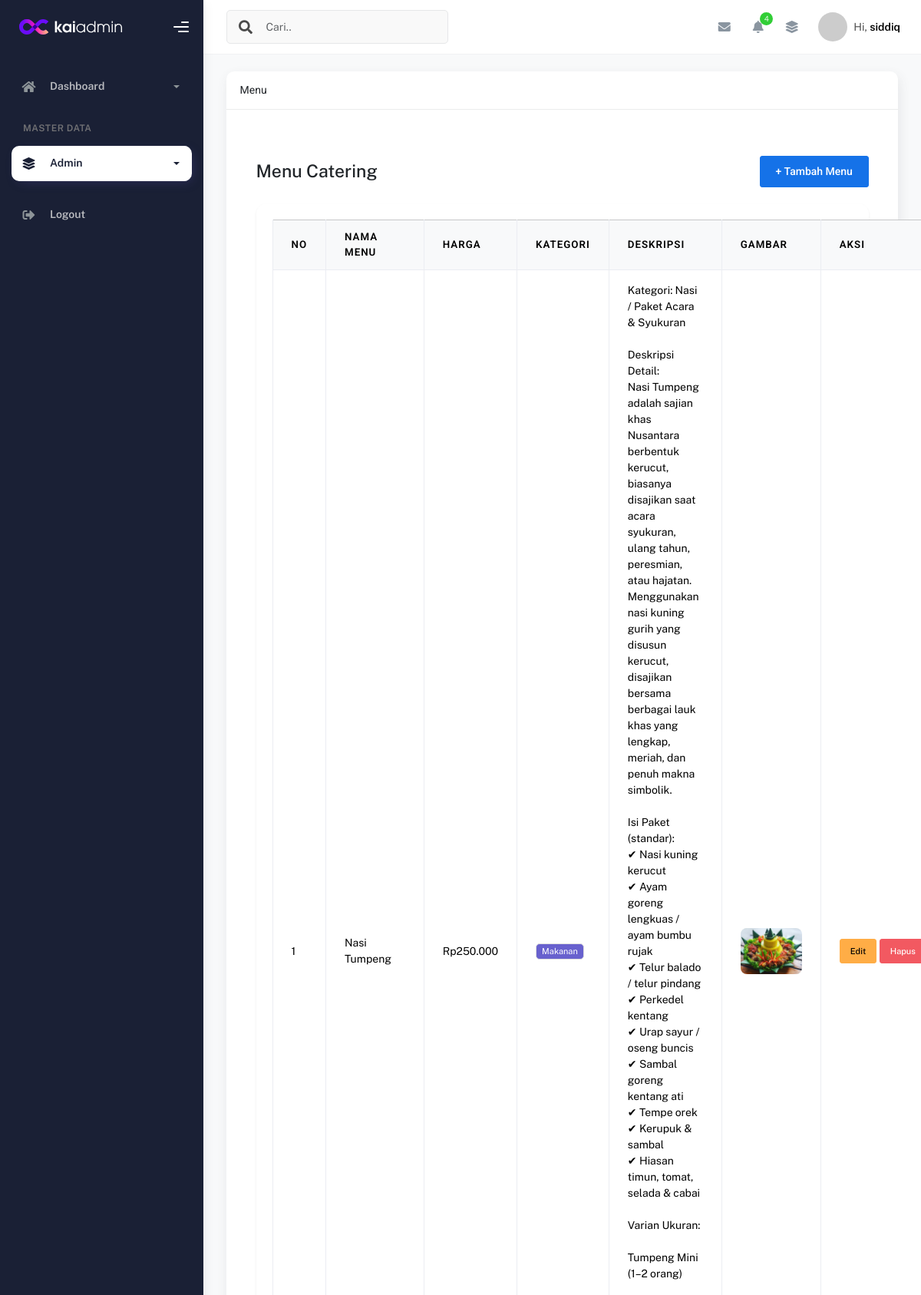
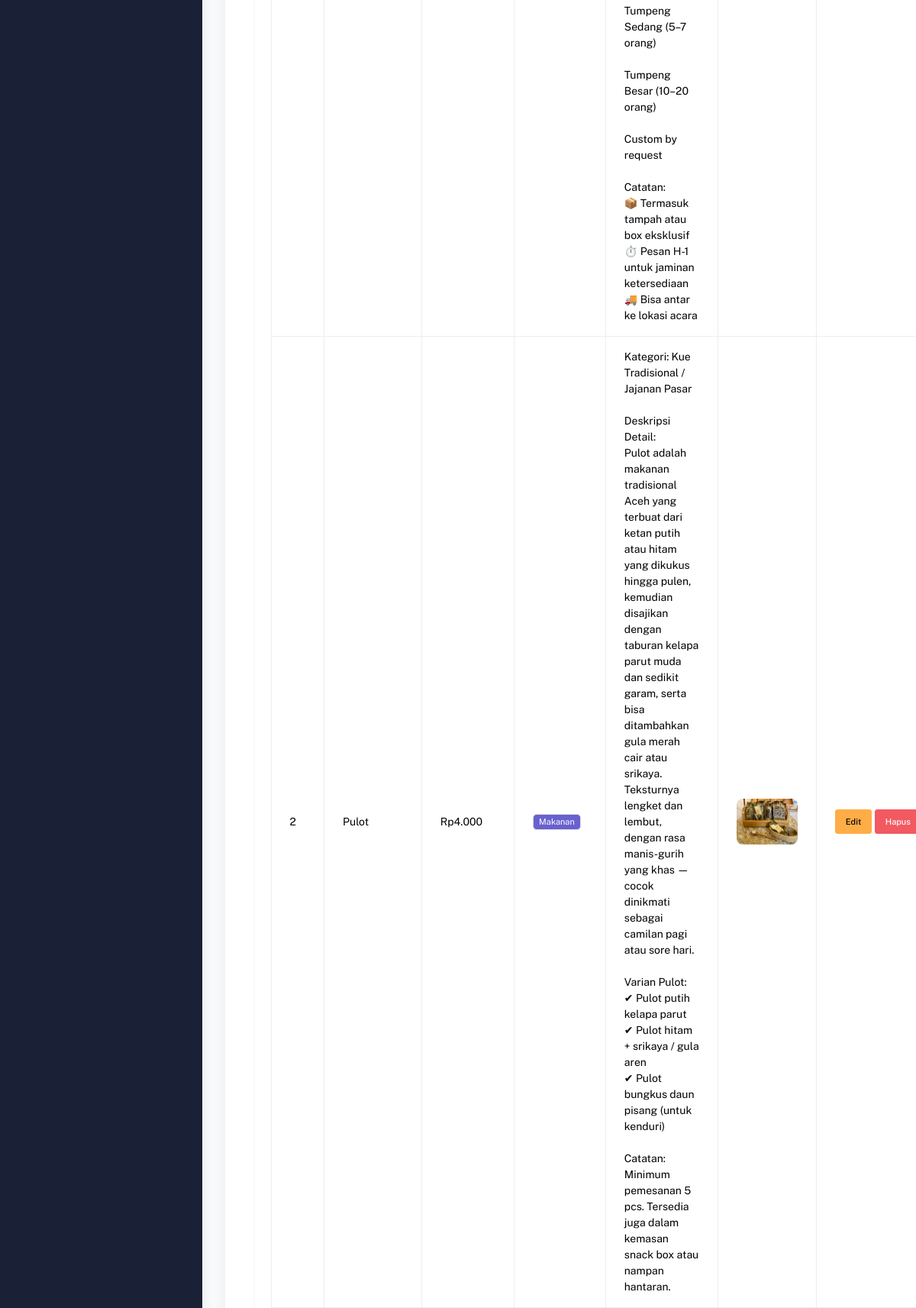
The app's page /menu.php?page=menu (signed in, upper part) with its own data (2 pictures, top to bottom).
### tables this page shows
CREATE TABLE `user` (
  `id` int(11) NOT NULL,
  `id_level` int(11) NOT NULL,
  `username` varchar(50) NOT NULL,
  `email` varchar(50) NOT NULL,
  `password` varchar(50) NOT NULL,
  `profile_picture` varchar(50) NOT NULL,
  `created_at` timestamp NOT NULL DEFAULT current_timestamp(),
  `updated_at` timestamp NOT NULL DEFAULT current_timestamp() ON UPDATE current_timestamp(),
  `deleted_at` tinyint(1) NOT NULL DEFAULT 0
);

CREATE TABLE `menu` (
  `id` int(11) NOT NULL,
  `nama` varchar(50) NOT NULL,
  `harga` int(50) NOT NULL,
  `deskripsi` text NOT NULL,
  `gambar` varchar(500) NOT NULL,
  `kategori` enum('Makanan','Minuman','','') NOT NULL,
  `created_at` timestamp NOT NULL DEFAULT current_timestamp(),
  `updated_at` timestamp NULL DEFAULT NULL ON UPDATE current_timestamp()
);

### admin/content/menu.php (the view, shortened to what this page needs)
<?php include 'admin/controller/koneksi.php'; ?>
<body class="bg-light">
<div class="container py-5">
  <div class="d-flex justify-content-between align-items-center mb-4">
    <h3 class="mb-0">Menu Catering</h3>
    <a href="?page=add-menu" class="btn btn-primary">+ Tambah Menu</a>
  </div>
  <div class="card shadow-sm border-0 rounded-4">
    <div class="card-body p-4">
      <table class="table table-bordered table-hover align-middle">
        <thead class="table-light">
          <tr>
            <th>No</th>
            <th>Nama Menu</th>
            <th>Harga</th>
            <th>Kategori</th>
            <th>Deskripsi</th>
            <th>Gambar</th>
            <th>Aksi</th>
          </tr>
        </thead>
        <tbody>
          <?php
          $result = mysqli_query($config, "SELECT * FROM menu ORDER BY id DESC");
          $menuList = mysqli_fetch_all($result, MYSQLI_ASSOC);
          foreach ($menuList as $i => $data):
          ?>
            <tr>
              <td><?= $i + 1 ?></td>
              <td><?= htmlspecialchars($data['nama']) ?></td>
              <td>Rp<?= number_format($data['harga'], 0, ',', '.') ?></td>
              <td><span class="badge bg-secondary"><?= $data['kategori'] ?></span></td>
              <td><?= nl2br(htmlspecialchars($data['deskripsi'])) ?></td>
              <td>
                <?php if (!empty($data['gambar'])) : ?>
                  <img src="admin/content/uploads/<?= $data['gambar'] ?>" class="thumb" alt="<?= $data['nama'] ?>">
                <?php else : ?>
                  <span class="text-muted">-</span>
                <?php endif; ?>
              </td>
              <td class="text-nowrap">
                <a href="?page=add-menu&edit=<?= $data['id'] ?>" class="btn btn-sm btn-warning">Edit</a>
                <a href="?page=add-menu&hapus=<?= $data['id'] ?>" onclick="return confirm('Hapus menu ini?')" class="btn btn-sm btn-danger">Hapus</a>
              </td>
            </tr>
          <?php endforeach; ?>
        </tbody>
      </table>
    </div>
  </div>
</div>
</body>
</html>

### admin/include/header.php (shortened to what this page needs)
 <?php
$idNav = $_SESSION['id'];
$queryNav = mysqli_query($config, "SELECT user.*, level.level_name FROM user LEFT JOIN level ON user.id_level = level.id WHERE user.id = '$idNav'");
$rowNav  = mysqli_fetch_array($queryNav);
?>
<nav
            class="navbar navbar-header navbar-header-transparent navbar-expand-lg border-bottom"
          >
            <div class="container-fluid">
              <nav
                class="navbar navbar-header-left navbar-expand-lg navbar-form nav-search p-0 d-none d-lg-flex"
              >
                <div class="input-group">
                  <div class="input-group-prepend">
                    <button type="submit"  class="btn btn-search pe-1">
                      <i class="fa fa-search search-icon"></i>
                    </button>
                  </div>
                  <input
                    type="text"
                    id='sidebarSearch'
                    placeholder="Cari.."
                    class="form-control"
                  />
                </div>
              </nav>
              <ul class="navbar-nav topbar-nav ms-md-auto align-items-center">
                <li class="nav-item topbar-icon dropdown hidden-caret">
                  <a
                    class="nav-link dropdown-toggle"
                    href="#"
                    id="messageDropdown"
                    role="button"
                    data-bs-toggle="dropdown"
                    aria-haspopup="true"
                    aria-expanded="false"
                  >
                    <i class="fa fa-envelope"></i>
                  </a>
                </li>
                <li class="nav-item topbar-icon dropdown hidden-caret">
                  <a
                    class="nav-link dropdown-toggle"
                    href="#"
                    id="notifDropdown"
                    role="button"
                    data-bs-toggle="dropdown"
                    aria-haspopup="true"
                    aria-expanded="false"
                  >
                    <i class="fa fa-bell"></i>
                    <span class="notification">4</span>
                  </a>
                </li>
                <li class="nav-item topbar-icon dropdown hidden-caret">
                  <a
                    class="nav-link"
                    data-bs-toggle="dropdown"
                    href="#"
                    aria-expanded="false"
                  >
                    <i class="fas fa-layer-group"></i>
                  </a>
                </li>
                <li class="nav-item topbar-user dropdown hidden-caret">
                  <a
                    class="dropdown-toggle profile-pic"
                    data-bs-toggle="dropdown"
                    href="#"
                    aria-expanded="false"
                  >
                    <div class="avatar-sm">
                      <img
                        src="<?= !empty($rowNav['profile_picture']) && file_exists('admin/img/profile_picture/' . $rowNav['profile_picture']) ? 'admin/img/profile_picture/' . $rowNav['profile_picture'] : 'https://placehold.co/100' ?> "
                        alt="..."
                        class="avatar-img rounded-circle"
                      />
                    </div>
                    <span class="profile-username">
                      <span class="op-7">Hi,</span>
                      <span class="fw-bold"><?= isset($rowNav['username']) ? $rowNav['username'] : '-- your name --' ?></span>
                    </span>
                  </a>
                </li>
              </ul>
            </div>
          </nav>

### admin/content/menu.php (style rules this page uses)
img.thumb { border-radius: 8px; object-fit: cover; height: 60px; width: 80px; }

### records on screen
user: username "siddiq"
menu: nama "Nasi Tumpeng", harga "250.000", kategori "Makanan", deskripsi "Kategori: Nasi / Paket Acara & Syukuran Deskripsi Detail: Nasi Tumpeng adalah sajian khas Nusantara berbentuk kerucut, biasanya disajikan saat acara syukuran, ulang tahun, peresmian, atau hajatan. Menggunakan nasi kuning gurih yang disusun kerucut, disajikan bersama berbagai lauk khas yang lengkap, meriah, dan penuh makna simbolik. Isi Paket (standar): ✔ Nasi kuning kerucut ✔ Ayam goreng lengkuas / ayam bumbu rujak ✔ Telur balado / telur pindang ✔ Perkedel kentang ✔ Urap sayur / oseng buncis ✔ Sambal goreng kentang ati ✔ Tempe orek ✔ Kerupuk & sambal ✔ Hiasan timun, tomat, selada & cabai Varian Ukuran: Tumpeng Mini (1–2 orang) Tumpeng Sedang (5–7 orang) Tumpeng Besar (10–20 orang) Custom by…", gambar (picture)
menu: nama "Pulot", harga "4.000", kategori "Makanan", deskripsi "Kategori: Kue Tradisional / Jajanan Pasar Deskripsi Detail: Pulot adalah makanan tradisional Aceh yang terbuat dari ketan putih atau hitam yang dikukus hingga pulen, kemudian disajikan dengan taburan kelapa parut muda dan sedikit garam, serta bisa ditambahkan gula merah cair atau srikaya. Teksturnya lengket dan lembut, dengan rasa manis-gurih yang khas — cocok dinikmati sebagai camilan pagi atau sore hari. Varian Pulot: ✔ Pulot putih kelapa parut ✔ Pulot hitam + srikaya / gula aren ✔ Pulot bungkus daun pisang (untuk kenduri) Catatan: Minimum pemesanan 5 pcs. Tersedia juga dalam kemasan snack box atau nampan hantaran.", gambar (picture)

### other values on screen
str_replace("-", " ",  ucfirst($_GET['page'])) "Menu"
